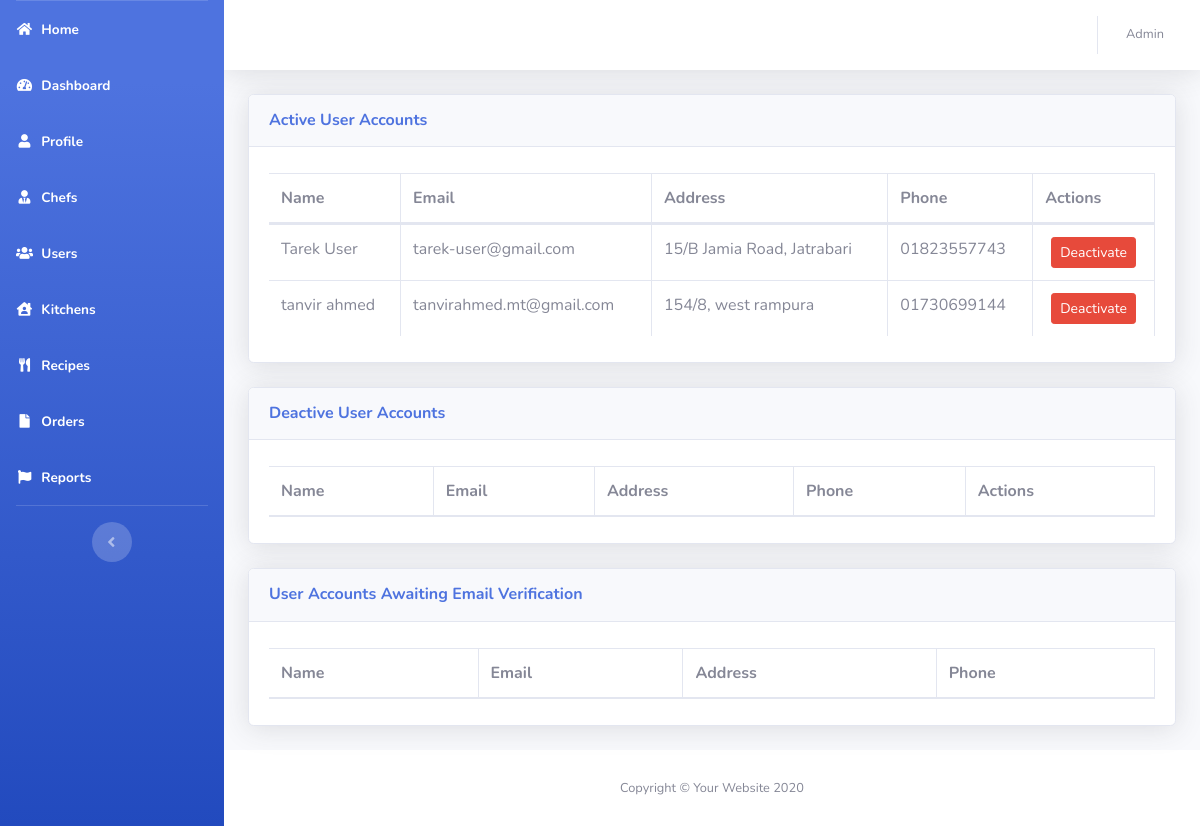
Page /admin/admin-user.php (signed in) on the committed database.
### tables this page shows
CREATE TABLE `users` (
  `user_id` int(11) NOT NULL,
  `user_name` varchar(255) NOT NULL,
  `user_email` varchar(255) NOT NULL,
  `user_address` varchar(255) NOT NULL,
  `user_phone` varchar(255) NOT NULL,
  `pw` varchar(255) NOT NULL,
  `code` varchar(255) NOT NULL,
  `status` int(11) NOT NULL DEFAULT 0,
  `role` int(11) NOT NULL DEFAULT 3
);

### admin/admin-user.php (the view, shortened to what this page needs)
<?php include_once 'header.php'; ?>
        <div class="container-fluid">
          <div class="card shadow mb-4">
            <div class="card-header py-3">
              <h6 class="m-0 font-weight-bold text-primary">Active User Accounts</h6>
            </div>
            <div class="card-body">
              <div class="table-responsive">
                <table class="table table-bordered dataTable" id="" width="100%" cellspacing="0">
                  <thead>
                    <tr>
                      <th>Name</th>
                      <th>Email</th>
                      <th>Address</th>
                      <th>Phone</th>
                      <th>Actions</th>
                    </tr>
                  </thead>
                  <tbody>
                  <?php
                    $sql= "SELECT * FROM users WHERE status = 1";
                    $result= $conn->query($sql);
                    if($result->num_rows > 0) {
                      foreach ($result as $row) { ?>
                        <tr>
                          <td><?=$row['user_name']?></td>
                          <td><?=$row['user_email']?></td>
                          <td><?=$row['user_address']?></td>
                          <td><?=$row['user_phone']?></td>
                          <td class="text-center">
                            <a title="Mark complete" class="btn btn-sm btn-danger" href="deactivate-user.php?user_id=<?=$row['user_id']?>">Deactivate</a>
                          </td>
                        </tr>
                <?php }
                    }
                    elseif ($result->num_rows < 1) {
                    }
                  ?>
                  </tbody>
                </table>
              </div>
            </div>
          </div>
          <div class="card shadow mb-4">
            <div class="card-header py-3">
              <h6 class="m-0 font-weight-bold text-primary">Deactive User Accounts</h6>
            </div>
            <div class="card-body">
              <div class="table-responsive">
                <table class="table table-bordered dataTable" id="" width="100%" cellspacing="0">
                  <thead>
                    <tr>
                      <th>Name</th>
                      <th>Email</th>
                      <th>Address</th>
                      <th>Phone</th>
                      <th>Actions</th>
                    </tr>
                  </thead>
                </table>
              </div>
            </div>
          </div>
          <div class="card shadow mb-4">
            <div class="card-header py-3">
              <h6 class="m-0 font-weight-bold text-primary">User Accounts Awaiting Email Verification</h6>
            </div>
            <div class="card-body">
              <div class="table-responsive">
                <table class="table table-bordered dataTable" id="" width="100%" cellspacing="0">
                  <thead>
                    <tr>
                      <th>Name</th>
                      <th>Email</th>
                      <th>Address</th>
                      <th>Phone</th>
                    </tr>
                  </thead>
                </table>
              </div>
            </div>
          </div>
        </div>
      </div>
<?php include_once 'footer.php'; ?>

### admin/header.php (shortened to what this page needs)
<?php
  $id = $_SESSION['id'];
?>
<!DOCTYPE html>
<html lang="en">
<head>
  <link href="../panel/vendor/fontawesome-free/css/all.min.css" rel="stylesheet" type="text/css">
  <link href="../panel/css/sb-admin-2.min.css" rel="stylesheet">
  <link href="../panel/css/style.css" rel="stylesheet">
  <link href="../panel/vendor/datatables/dataTables.bootstrap4.min.css" rel="stylesheet">
</head>
<body id="page-top">
  <div id="wrapper">
    <ul class="navbar-nav bg-gradient-primary sidebar sidebar-dark accordion" id="accordionSidebar">
      <li class="nav-item active">
        <a class="nav-link" href="../index.php">
          <i class="fas fa-fw fa-home"></i>
          <span>Home</span></a>
      </li>
      <li class="nav-item active">
        <a class="nav-link" href="dashboard.php">
          <i class="fas fa-fw fa-tachometer-alt"></i>
          <span>Dashboard</span></a>
      </li>
      <li class="nav-item active">
        <a class="nav-link" href="admin-profile.php">
          <i class="fas fa-fw fa-user"></i>
          <span>Profile</span></a>
      </li>
      <li class="nav-item active">
        <a class="nav-link" href="admin-chef.php">
          <i class="fas fa-fw fa-user-tie"></i>
          <span>Chefs</span></a>
      </li>
      <li class="nav-item active">
        <a class="nav-link" href="admin-user.php">
          <i class="fas fa-fw fa-users"></i>
          <span>Users</span></a>
      </li>
      <li class="nav-item active">
        <a class="nav-link" href="admin-kitchen.php">
          <i class="fas fa-fw fa-house-user"></i>
          <span>Kitchens</span></a>
      </li>
      <li class="nav-item active">
        <a class="nav-link" href="admin-recipe.php">
          <i class="fas fa-fw fa-utensils"></i>
          <span>Recipes</span></a>
      </li>
      <li class="nav-item active">
        <a class="nav-link" href="admin-order.php">
          <i class="fas fa-fw fa-file"></i>
          <span>Orders</span></a>
      </li>
      <li class="nav-item active">
        <a class="nav-link" href="admin-report.php">
          <i class="fas fa-fw fa-flag"></i>
          <span>Reports</span></a>
      </li>
      <hr class="sidebar-divider d-none d-md-block">
      <div class="text-center d-none d-md-inline">
        <button class="rounded-circle border-0" id="sidebarToggle"></button>
      </div>
    </ul>
    <div id="content-wrapper" class="d-flex flex-column">
      <div id="content">
        <nav class="navbar navbar-expand navbar-light bg-white topbar mb-4 static-top shadow">
          <ul class="navbar-nav ml-auto">
            <li class="nav-item dropdown no-arrow">
              <a class="nav-link dropdown-toggle" href="#" id="userDropdown" role="button" data-toggle="dropdown" aria-haspopup="true" aria-expanded="false">
                <?php
                  $conn = connect();
                  $sql = "SELECT * FROM admin WHERE admin_id='$id'";
                  $result = $conn->query($sql);
                  while($row = $result->fetch_assoc()) { ?>
                    <span class="mr-2 d-none d-lg-inline text-gray-600 small"><?=$row['admin_name']?></span>
                <?php }
                ?>
              </a>
            </li>
          </ul>
        </nav>

### rows in the picture
users: user_name "Tarek User", user_email "tarek-user@gmail.com", user_address "15/B Jamia Road, Jatrabari", user_phone "01823557743"
users: user_name "tanvir ahmed", user_email "tanvirahmed.mt@gmail.com", user_address "154/8, west rampura", user_phone "01730699144"

### other values in the picture
$row['admin_name'] "Admin"
